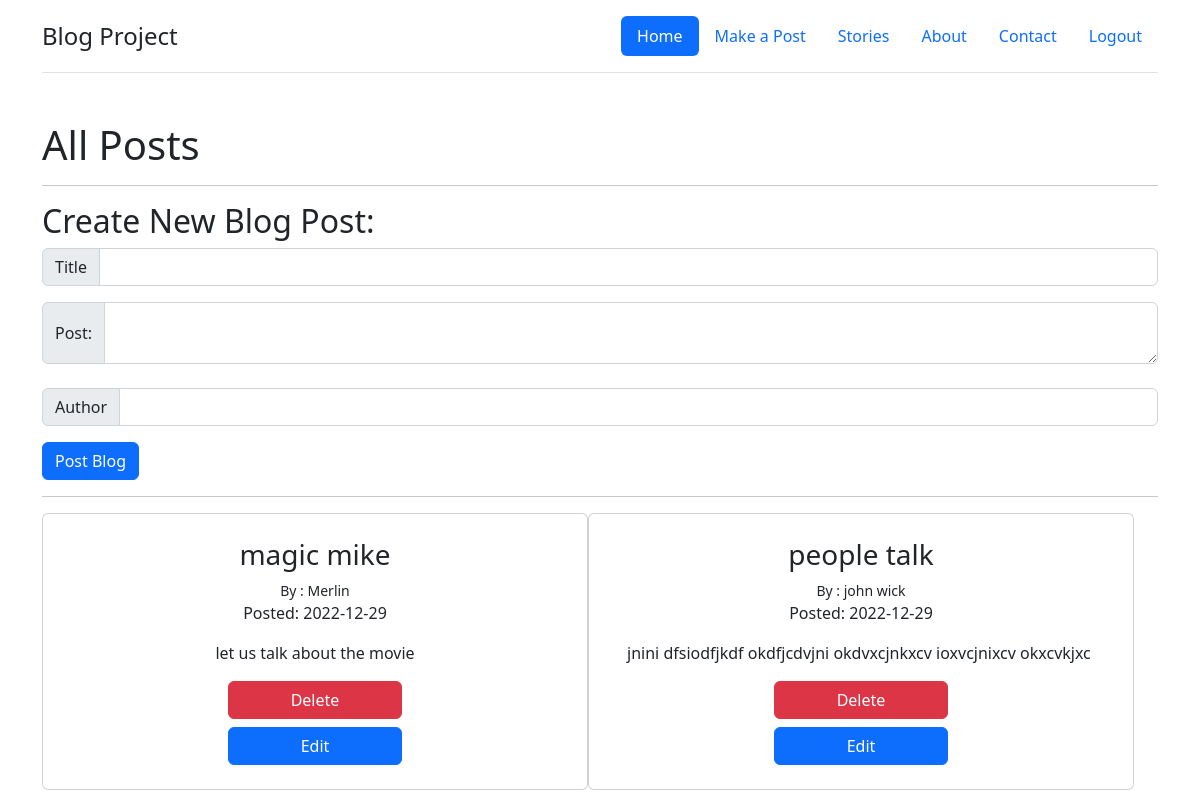
/posts (signed in), run on the app's committed database.
### app.py (models this page shows, shortened)
class Post(db.Model):
    __tablename__ = "post"
    id = db.Column(db.Integer, primary_key=True)
    title = db.Column(db.String(100), nullable=False)
    content = db.Column(db.Text, nullable=False)
    postby = db.Column(db.String(30))
    author = db.Column(db.Integer, db.ForeignKey(
        'user.id', ondelete="CASCADE"), nullable=False)
    date_posted = db.Column(db.DateTime, default=datetime.utcnow)
    comments = db.relationship('Comment', backref='post', passive_deletes=True)
    likes = db.relationship('Like', backref='post', passive_deletes=True)

### app.py (the view)
@app.route('/posts', methods=['GET', 'POST'])
@login_required
def posts():
    userin = answer.username
    if request.method == 'POST':
        post_title = request.form['title']
        post_content = request.form['content']
        post_author = request.form.get('author')
        post_by = answer.username
        new_post = Post(title=post_title, content=post_content, postby=post_by, author=post_author)
        db.session.add(new_post)
        db.session.commit()
        return redirect('/posts')
    else:
        all_posts = Post.query.order_by(Post.date_posted).all()
        return render_template('posts.html', posts = all_posts, liveuser=userin)

### app.py (called while the page is built)
@login_manager.user_loader
def load_user(user_id):
    global answer
    answer = User.query.get(str(user_id))
    return User.query.get(int(user_id))

### templates/posts.html (shortened to what this page needs)
{% extends 'base.html' %}
{%block makepost%}
<li class="nav-item"><a href="/posts" class="nav-link">Make a Post</a></li>
{% endblock %}
{%block logout%}
<li class="nav-item"><a href="{{url_for('logout')}}" class="nav-link">Logout</a></li>
{% endblock %}
{%block body%}
<br>
<h1>All Posts</h1>
    <hr>
    <h2> Create New Blog Post:</h2>
    <form action='/posts' method='POST'>
        <div class="input-group mb-3">
            <span class="input-group-text" id="inputGroup-sizing-default">Title</span>
            <input type="text" class="form-control" name='title' id='title' aria-label="Write Title"  aria-describedby="inputGroup-sizing-default">
        </div>
        <div class="input-group">
            <span class="input-group-text">Post: </span>
            <textarea class="form-control" name='content' id='content' aria-label="Write Post Here:"></textarea>
        </div><br>
        <div class="input-group mb-3">
            <span class="input-group-text" id="inputGroup-sizing-default">Author</span>
            <input type="text" class="form-control" name='author' id='author' aria-label="Write Title"  aria-describedby="inputGroup-sizing-default">
        </div>
        <div class="col-12">
            <button class="btn btn-primary" type="submit">Post Blog</button>
        </div>
    </form>
    <hr>
    <div class="container text-center" style="width: 100%;">
        <div class="row" style="width: 100%;">
            {% for post in posts %}
                {% if post.postby == liveuser %}
                    <div class=" card" style="width: 50%;">
                        <br>
                        <h3>{{post.title}}</h3>
                        {% if post.author%}
                            <small>By : {{post.author}} </small>
                        {% else %}
                            <small>By : N/A </small>
                        {% endif %}
                        <p> Posted: {{post.date_posted.date()}}</p>
                        <p style="white-space:pre-wrap">{{post.content}}</p>
                        <div class="d-grid gap-2 col-4 mx-auto">
                            <a class="btn btn-danger text-center" href="/posts/delete/{{post.id}}">Delete</a>
                            <a class="btn btn-primary" href="/posts/edit/{{post.id}}">Edit</a>
                        </div>
                        <br/>
                    </div>
                {% endif %}
            {% endfor %}
        </div>
    </div>
{% endblock %}

### static/css/main.css (style rules this page uses)
body { font-family: Helvetica }

### data on the page
Post: title "magic mike", author "Merlin", date_posted "2022-12-29", content "let us talk about the movie"
Post: title "people talk", author "john wick", date_posted "2022-12-29", content "jnini dfsiodfjkdf okdfjcdvjni okdvxcjnkxcv ioxvcjnixcv okxcvkjxc"
